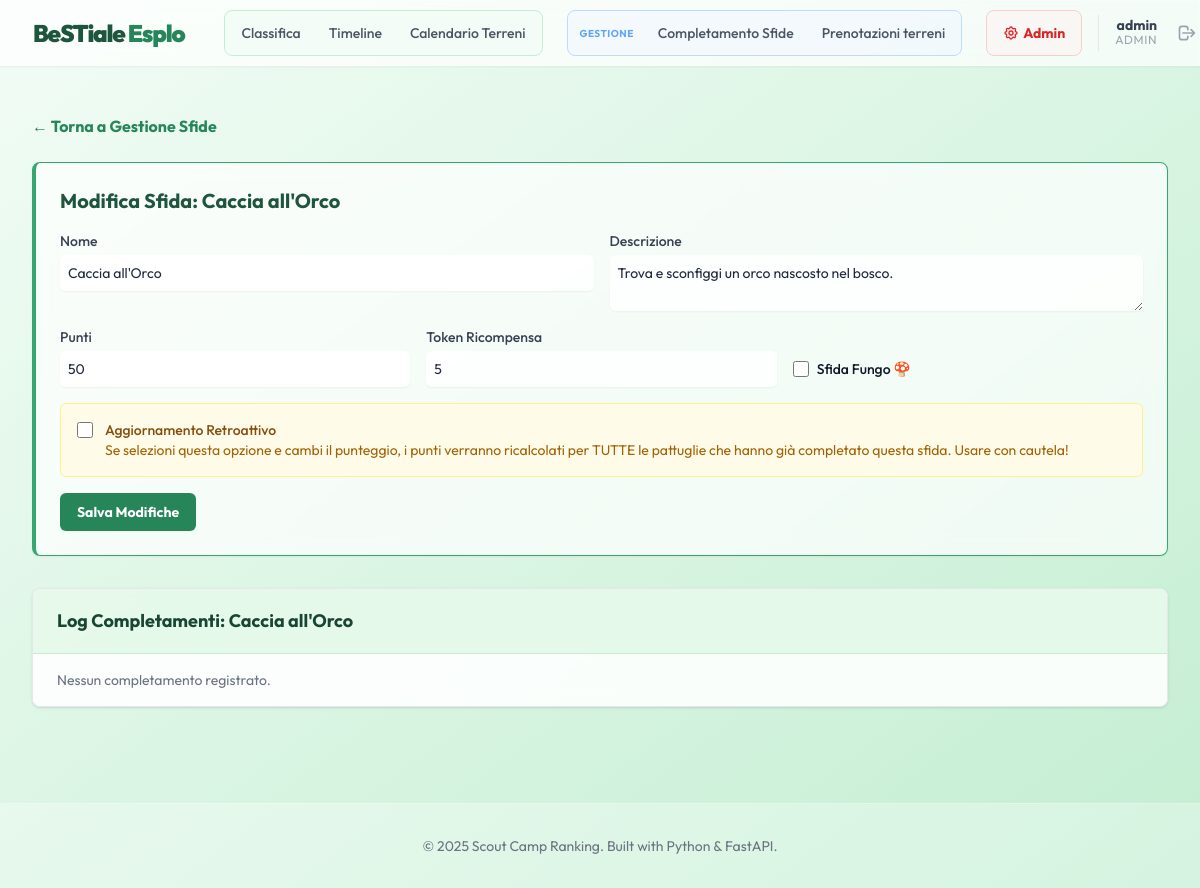
Page /admin/challenges/1 (signed in) on the earlier database version.
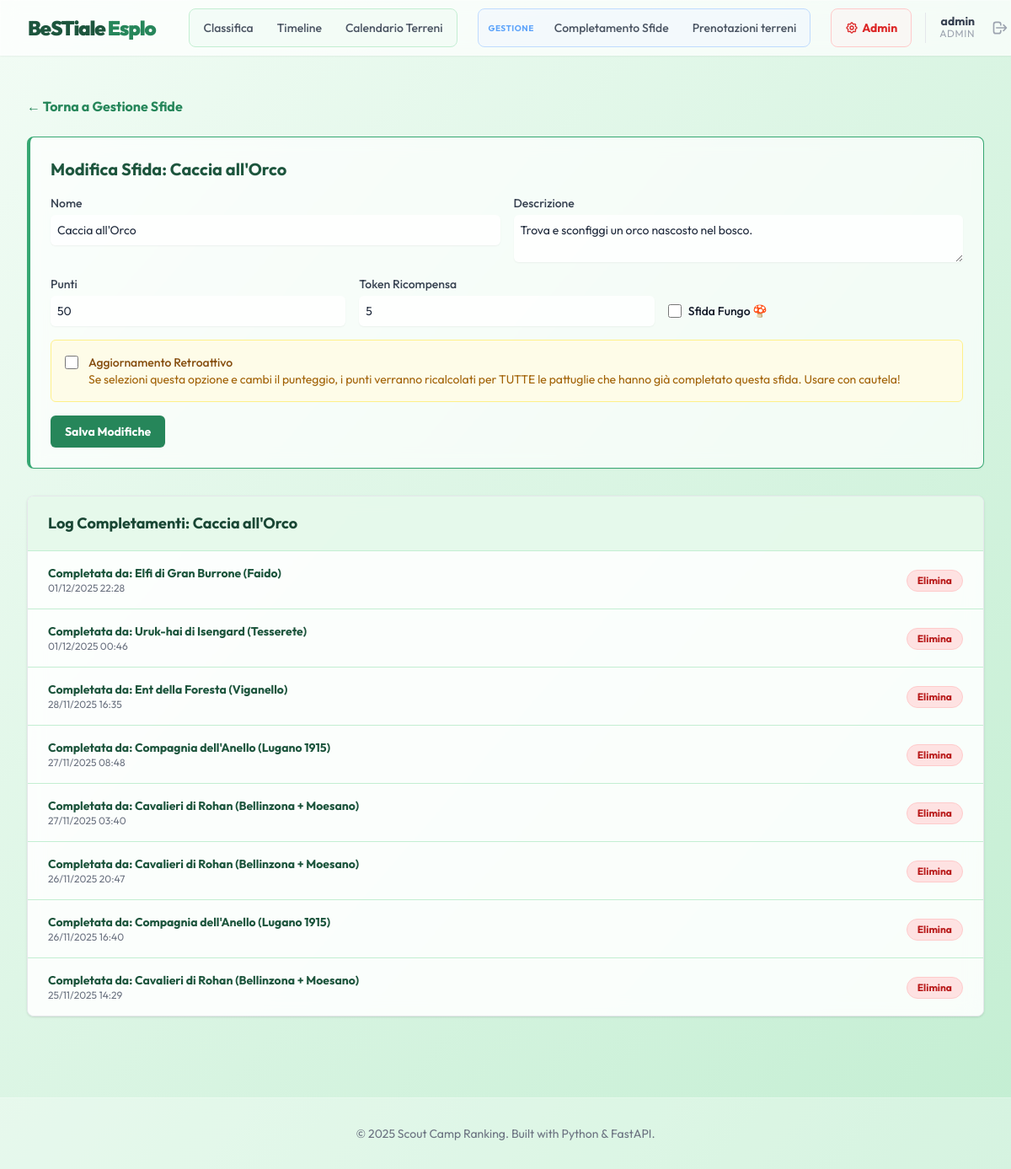
Same page on the later database version.
### app/models.py (models this page shows)
class Completion(Base):
    __tablename__ = "completions"
    id: Mapped[int] = mapped_column(primary_key=True, index=True)
    pattuglia_id: Mapped[int] = mapped_column(ForeignKey("pattuglie.id"))
    challenge_id: Mapped[int] = mapped_column(ForeignKey("challenges.id"))
    timestamp: Mapped[datetime] = mapped_column(default=datetime.utcnow)
    pattuglia: Mapped["Pattuglia"] = relationship(back_populates="completions")
    challenge: Mapped["Challenge"] = relationship(back_populates="completions")

class Pattuglia(Base):
    __tablename__ = "pattuglie"
    id: Mapped[int] = mapped_column(primary_key=True, index=True)
    name: Mapped[str] = mapped_column(unique=True, index=True)
    capo_pattuglia: Mapped[str] = mapped_column()
    unita_id: Mapped[int] = mapped_column(ForeignKey("unita.id"))
    current_score: Mapped[int] = mapped_column(default=0)
    unita: Mapped["Unita"] = relationship(back_populates="pattuglie")
    completions: Mapped[list["Completion"]] = relationship(back_populates="pattuglia")

class Unita(Base):
    __tablename__ = "unita"
    id: Mapped[int] = mapped_column(primary_key=True, index=True)
    name: Mapped[str] = mapped_column(unique=True, index=True)
    sottocampo: Mapped[str] = mapped_column()
    pattuglie: Mapped[list["Pattuglia"]] = relationship(back_populates="unita")

### app/routers/admin.py (the view)
@router.get("/challenges/{challenge_id}", response_class=HTMLResponse)
async def edit_challenge_form(
    challenge_id: int, request: Request, db: Session = Depends(get_db), user: User = Depends(get_admin_user)
):
    challenge = db.query(Challenge).filter(Challenge.id == challenge_id).first()
    if not challenge:
        raise HTTPException(status_code=404, detail="Challenge not found")
    completions = (
        db.query(Completion)
        .filter(Completion.challenge_id == challenge_id)
        .options(joinedload(Completion.pattuglia))
        .order_by(Completion.timestamp.desc())
        .all()
    )
    return templates.TemplateResponse(
        "edit_challenge.html", {"request": request, "challenge": challenge, "completions": completions, "user": user}
    )

### app/templates/edit_challenge.html (shortened to what the changed rows need)
{% extends "base.html" %}
{% block content %}
<div class="px-4 py-6 sm:px-0">
    <div class="glass p-6 rounded-lg shadow-sm border-l-4 border-scout-500 mb-8">
        <h2 class="text-xl font-bold mb-4 text-scout-800">Modifica Sfida: {{ challenge.name }}</h2>
    </div>
    <div class="glass shadow overflow-hidden border-b border-gray-200 sm:rounded-lg overflow-x-auto">
        <ul role="list" class="divide-y divide-scout-200 bg-white/60">
            {% for c in completions %}
            <li class="px-4 py-4 sm:px-6 hover:bg-white/80 transition-colors duration-150">
                <div class="flex items-center justify-between">
                    <div class="flex flex-col">
                        <p class="text-sm font-bold text-scout-800 truncate">
                            Completata da: {{ c.pattuglia.name }} ({{ c.pattuglia.unita.name }})
                        </p>
                        <p class="text-xs text-gray-500">
                            {{ c.timestamp.strftime('%d/%m/%Y %H:%M') }}
                        </p>
                    </div>
                    <div class="ml-2 flex-shrink-0 flex">
                        <form action="/admin/rollback/{{ c.id }}" method="post"
                            onsubmit="return confirm('Sei sicuro di voler annullare questa azione?');">
                            <button type="submit"
                                class="px-3 py-1 text-xs font-bold text-red-700 bg-red-100 rounded-full hover:bg-red-200 border border-red-200">
                                Elimina
                            </button>
                        </form>
                    </div>
                </div>
            </li>
            {% else %}
            <li class="px-4 py-4 sm:px-6 text-sm text-gray-500">Nessun completamento registrato.</li>
            {% endfor %}
        </ul>
    </div>
</div>
{% endblock %}

Differences in the rows shown:
added Completion: pattuglia.name "Elfi di Gran Burrone", pattuglia.unita.name "Faido", timestamp "01/12/2025 22:28"
added Completion: pattuglia.name "Uruk-hai di Isengard", pattuglia.unita.name "Tesserete", timestamp "01/12/2025 00:46"
added Completion: pattuglia.name "Ent della Foresta", pattuglia.unita.name "Viganello", timestamp "28/11/2025 16:35"
added Completion: pattuglia.name "Compagnia dell'Anello", pattuglia.unita.name "Lugano 1915", timestamp "27/11/2025 08:48"
added Completion: pattuglia.name "Cavalieri di Rohan", pattuglia.unita.name "Bellinzona + Moesano", timestamp "27/11/2025 03:40"
added Completion: pattuglia.name "Cavalieri di Rohan", pattuglia.unita.name "Bellinzona + Moesano", timestamp "26/11/2025 20:47"
added Completion: pattuglia.name "Compagnia dell'Anello", pattuglia.unita.name "Lugano 1915", timestamp "26/11/2025 16:40"
added Completion: pattuglia.name "Cavalieri di Rohan", pattuglia.unita.name "Bellinzona + Moesano", timestamp "25/11/2025 14:29"
Other differences:
text no longer shown: "Nessun completamento registrato."
